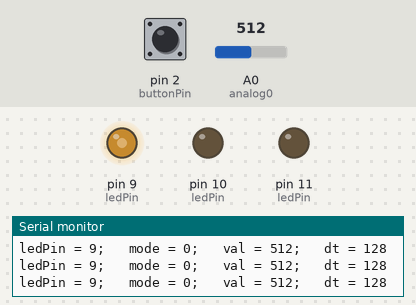
This sketch was run on a simulated Arduino Uno, built with avr-gcc and run on an emulated ATmega328P. On the bench: output pins drawn as LEDs (lit = HIGH), the last lines printed to the serial monitor. Inputs (shaded band) come from the test bench; at power-on: A0 (analog0) = 512, pin 2 (buttonPin) LOW.

Above: at 1.2 s.
1.3 s: A0 (analog0) set to 413
At 1.9 s:
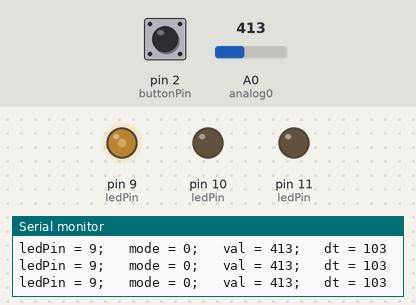
4.3 s: A0 (analog0) set to 387
At 5.7 s:
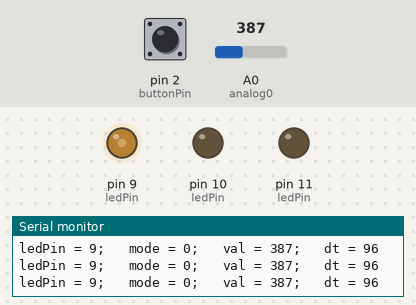
7.3 s: pin 2 (buttonPin) pulled HIGH for 0.15 s
At 7.9 s:
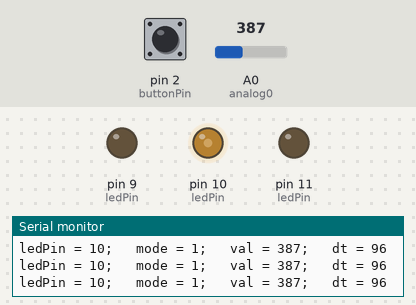
9.0 s: A0 (analog0) set to 716
At 10.2 s:
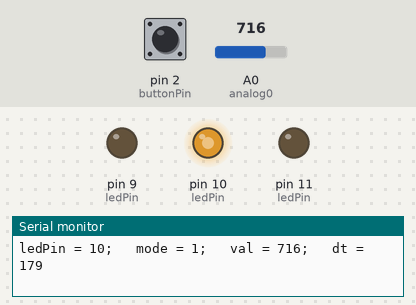
10.5 s: pin 2 (buttonPin) pulled HIGH for 1 s
At 12.6 s:
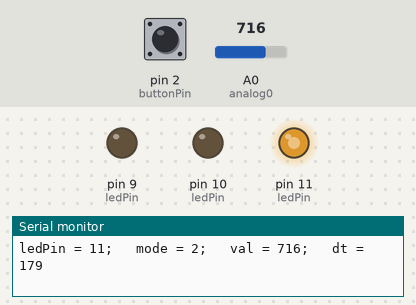
13.0 s: pin 2 (buttonPin) pulled HIGH for 3.2 s
At 16.6 s:
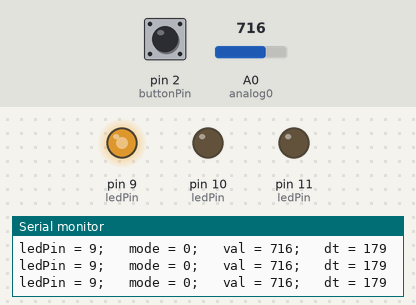
Timing chart, 0 to 18.1 s (numbered marks = the images above; inputs shaded):
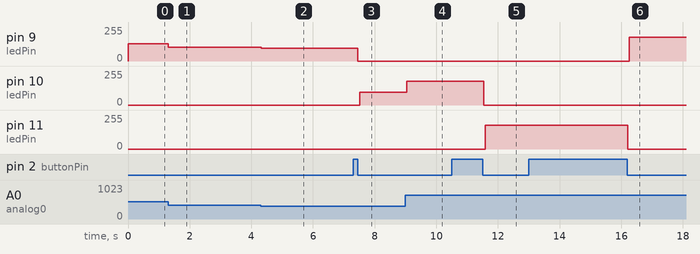

The sketch:

_1201final.ino
```cpp
const int  buttonPin = 2;
int ledPin = 9;
int analog0 = 0;
int val = 0 ;
int dt = 0;
int mode= 0 ;
int buttonState = 0;
int lastButtonState = 0;

void setup()
{
  pinMode(buttonPin, INPUT);
  pinMode(ledPin, OUTPUT);
  Serial.begin(9600);
}

void loop()
{

  buttonState = digitalRead(buttonPin);
    if (buttonState != lastButtonState)
    {
      if (buttonState == LOW)
      {
        mode++;
        if (mode > 2 )
           {
            mode = 0 ;
           }
        if (mode == 0) {ledPin = 9;}
        if (mode == 1) {ledPin = 10;}
        if (mode == 2) {ledPin = 11;}
        analogWrite(9,0);
        analogWrite(10,0);
        analogWrite(11,0);

      }
      delay(50);
    }

    lastButtonState = buttonState;

    val = analogRead(analog0); //val = 0 ~ 1023
    dt = val / 4 ;
    analogWrite(ledPin, dt);

    //印出數值檢查執行成果
    Serial.print("ledPin = ");
    Serial.print(ledPin);
    Serial.print(";   mode = ");
    Serial.print(mode);
    Serial.print(";   val = ");
    Serial.print(val);
    Serial.print(";   dt = ");
    Serial.println(dt);
}
```

Measured:
- after the input at 1.3 s, pin 9 (ledPin): 128/255 → 103/255 at once
- after the input at 4.3 s, pin 9 (ledPin): 103/255 → 96/255 at once
- after the input at 7.3 s, pin 9 (ledPin): 96/255 → 0/255 after 0.16 s; pin 10 (ledPin): 0/255 → 96/255 after 0.21 s
- after the input at 9.0 s, pin 10 (ledPin): 96/255 → 179/255 at once
- after the input at 10.5 s, pin 10 (ledPin): 179/255 → 0/255 after 1.0 s; pin 11 (ledPin): 0/255 → 179/255 after 1.1 s
- after the input at 13.0 s, pin 9 (ledPin): 0/255 → 179/255 after 3.3 s; pin 11 (ledPin): 179/255 → 0/255 after 3.2 s
